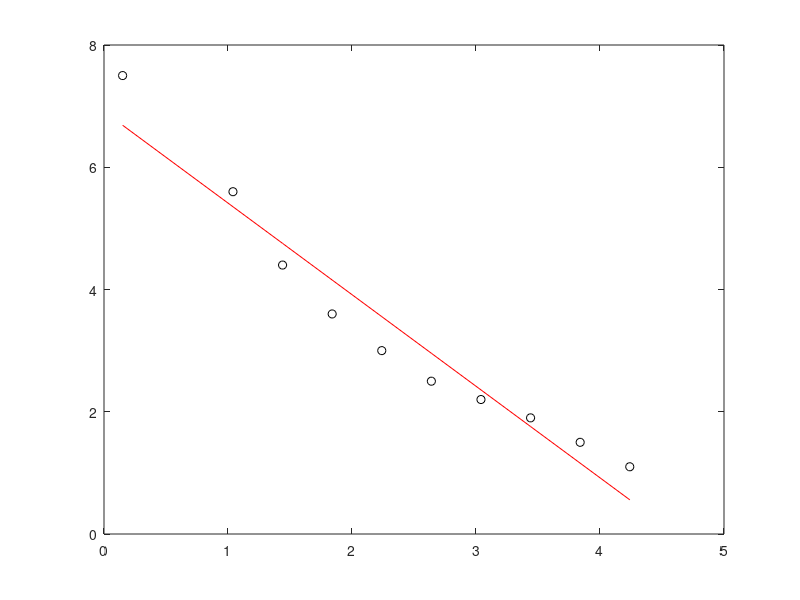

This figure's MATLAB source:
clear; clc

x = [0.15 1.04 1.44 1.84 2.24 2.64 3.04 3.44 3.84 4.24];
y = [7.5 5.6 4.4 3.6 3.0 2.5 2.2 1.9 1.5 1.1];

figure()
plot(x,y,'ko')
hold on;

P = polyfit(x,y,1)

y_new = P(1)*x + P(2);
% y_new = P(1)*x.^2 + P(2)*x + P(3);

plot(x, y_new, 'r')

sum((y_new - y).^2)